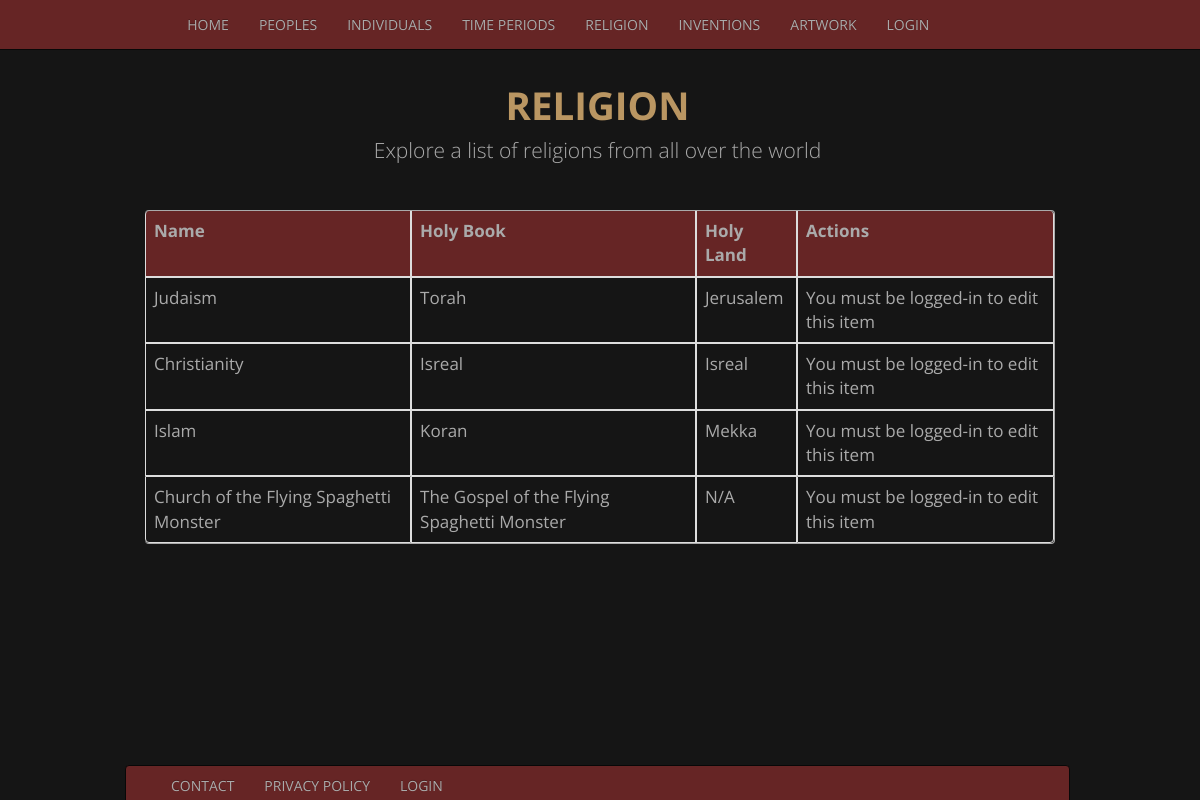
/religie.php, run on the app's committed database.
### tables this page shows
CREATE TABLE `religie` (
  `id` int(11) NOT NULL,
  `religie_naam` varchar(255) NOT NULL,
  `boek` varchar(255) NOT NULL,
  `land` varchar(255) NOT NULL,
  `religie_detail` varchar(5000) NOT NULL
);

### religie.php (the view, shortened to what this page needs)
<?php include 'includes/header.php' ?>
<?php include 'includes/nav.php' ?>
<?php
function getAllReligie(){
    require("connectie.php");
    try{
        $stmt = $db->prepare("SELECT * FROM religie");
        $stmt->execute();
        $result = $stmt->fetchAll();
        return $result;
    }catch(PDOExeption $e){
        $message = $e;
    }
}
?>
    <div class="container">
      <div class="row">
      <div class="starter-template">
        <h1>RELIGION</h1>
        <p class="lead">Explore a list of religions from all over the world</p>
        <?php
         if (isset($_SESSION['username'])) {
         ?>
        <p>Is there a religion missing from this list? Add it <a href="insert_religie.php">HERE</a></p>
        </div>
        <?php
        } else {
          ?>
          </div>
          <?php
        }
        ?>
        </div>
        <table class="table table-bordered">
            <tr>
                <th>Name</th>
                <th>Holy Book</th>
                <th>Holy Land</th>
                <th>Actions</th>
            </tr>
            <?php
              $result =  getAllReligie();
              foreach($result as $row){
                  echo "<tr>";
                    echo "<td><a href='religie_detail.php?id={$row['id']}'>{$row['religie_naam']}</td>";
                    echo "<td>{$row['boek']}</td>";
                    echo "<td>{$row['land']}</td>";
                    if (isset($_SESSION['username'])) {
                    echo "<td>
                            <a href='edit_religie.php?edit_id={$row['id']}'>
                             <span class='glyphicon glyphicon-pencil'></span>
                            </a>
                             <a href='religie.php?delete_id={$row['id']}'>
                             <span class='glyphicon glyphicon-trash'></span>
                            </a>
                            <a href='insert_religie.php?new={$row['id']}'>
                            <span class='glyphicon glyphicon-plus'></span>
                           </a>
                        </td>";
} else {
  echo "<td>You must be logged-in to edit this item</td>";
}
                  echo "</tr>";
              }
            ?>
        </table>
</div>
<?php require_once("includes/footer.php"); ?>

### css/main.css (style rules this page uses)
* { color: #aaa; font-family: 'Open Sans', sans-serif; }
body { padding-top: 5%; background-color: #151515; }
.starter-template { padding: 15px; text-align: center; }
h1, h2, h3, h4, h5, h6, h7 { color: #ba9662; }
table { font-size: 17px; }
th { background-color: #662525; }
p { font-size:16px;font-weight:200;line-height:24px; }

### data on the page
religie: religie_naam "Judaism", boek "Torah", land "Jerusalem"
religie: religie_naam "Christianity", boek "Isreal", land "Isreal"
religie: religie_naam "Islam", boek "Koran", land "Mekka"
religie: religie_naam "Church of the Flying Spaghetti Monster", boek "The Gospel of the Flying Spaghetti Monster", land "N/A"

### other printed values
$display "HOME"
$display "PEOPLES"
$display "INDIVIDUALS"
$display "TIME PERIODS"
$display "RELIGION"
$display "INVENTIONS"
$display "ARTWORK"
$display "LOGIN"
$display "CONTACT"
$display "PRIVACY POLICY"
